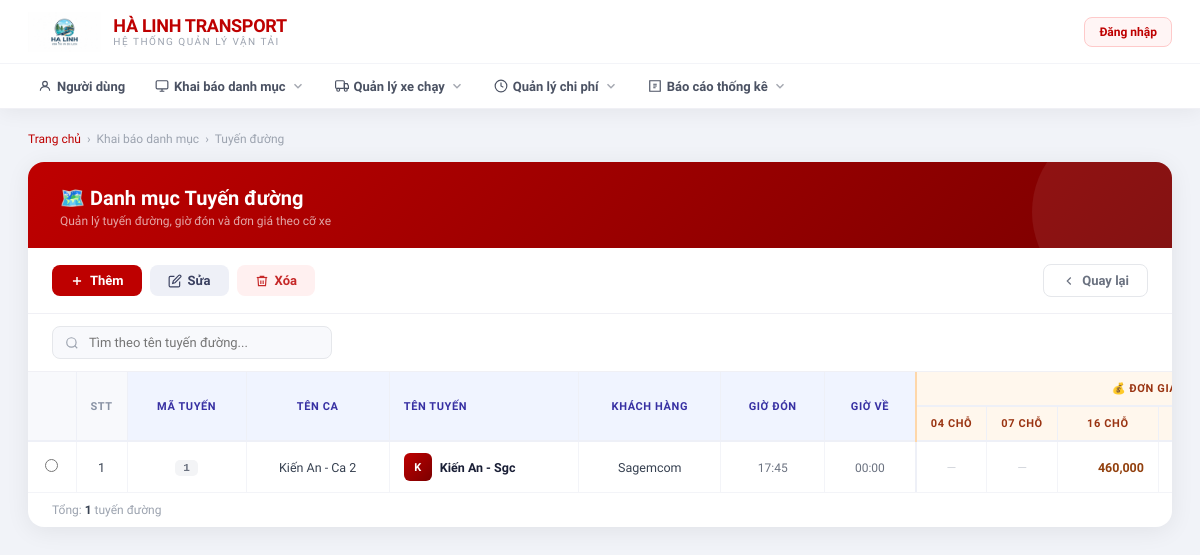
Page /danh_muc_tuyen_duong.php (signed in) on the earlier database version.
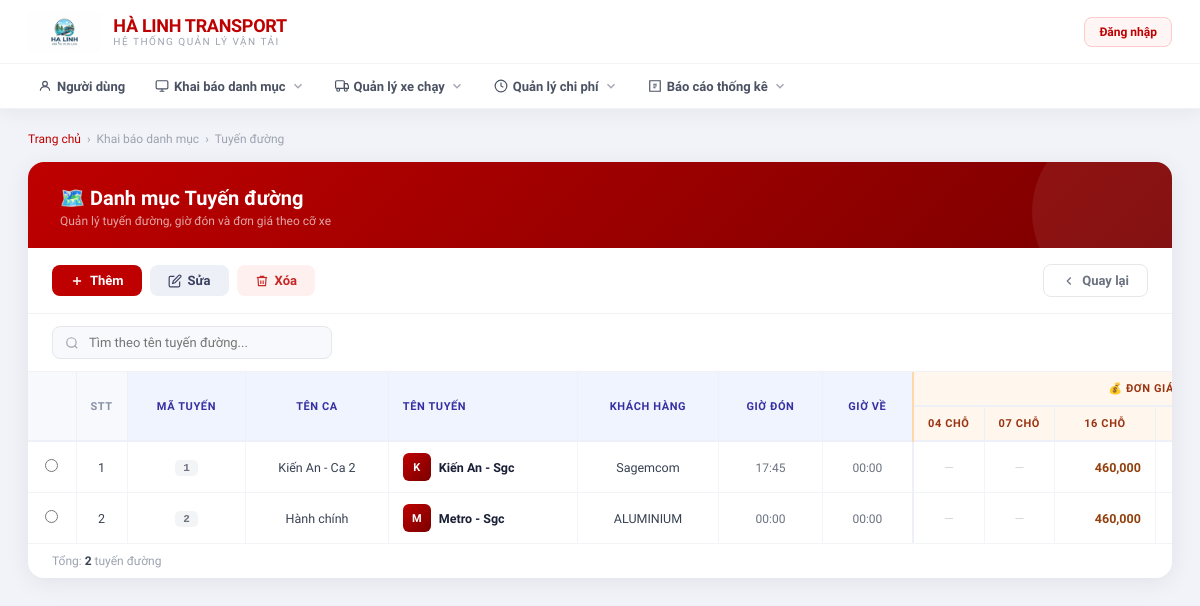
Same page on the later database version.
### tables this page shows
CREATE TABLE `danh_muc_tuyen_duong` (
  `id` int(11) NOT NULL,
  `ma_tuyen` varchar(20) DEFAULT NULL,
  `ten_ca` varchar(100) DEFAULT NULL,
  `ten_tuyen` varchar(255) DEFAULT NULL,
  `khach_hang` varchar(255) DEFAULT NULL,
  `gio_don` time DEFAULT NULL,
  `gio_ve` time DEFAULT NULL,
  `don_gia_04` decimal(15,2) DEFAULT 0.00,
  `don_gia_07` decimal(15,2) DEFAULT 0.00,
  `don_gia_16` decimal(15,2) DEFAULT 0.00,
  `don_gia_29` decimal(15,2) DEFAULT 0.00,
  `don_gia_34` decimal(15,2) DEFAULT 0.00,
  `don_gia_45` decimal(15,2) DEFAULT 0.00,
  `luong_xe_04` decimal(15,2) DEFAULT 0.00,
  `luong_xe_07` decimal(15,2) DEFAULT 0.00,
  `luong_xe_16` decimal(15,2) DEFAULT 0.00,
  `luong_xe_29` decimal(15,2) DEFAULT 0.00,
  `luong_xe_34` decimal(15,2) DEFAULT 0.00,
  `luong_xe_45` decimal(15,2) DEFAULT 0.00
);

### danh_muc_tuyen_duong.php (the view, shortened to what this page needs)
<?php
include 'conn.php';
$result = $conn->query("SELECT * FROM danh_muc_tuyen_duong ORDER BY id ASC");
$rows = [];
while ($row = $result->fetch_assoc()) $rows[] = $row;
?>
<!DOCTYPE html>
<html lang="vi">
<head>
</head>
<body>
<?php include 'navbar.php'; ?>
<div class="page-wrapper">
    <div class="breadcrumb">
        <a href="index.php">Trang chủ</a>
        <span>›</span>
        <span>Khai báo danh mục</span>
        <span>›</span>
        <span>Tuyến đường</span>
    </div>
    <div class="card">
        <div class="card-header">
            <h1>🗺️ Danh mục Tuyến đường</h1>
            <p>Quản lý tuyến đường, giờ đón và đơn giá theo cỡ xe</p>
        </div>
        <div class="toolbar">
            <button class="btn btn-primary" onclick="openModal('form_tuyen.php?action=add','THÊM MỚI TUYẾN ĐƯỜNG')">
                <svg width="14" height="14" fill="none" stroke="currentColor" stroke-width="2.5" viewBox="0 0 24 24"><path d="M12 5v14M5 12h14"/></svg>
                Thêm
            </button>
            <button class="btn btn-secondary" onclick="editSelected()">
                <svg width="14" height="14" fill="none" stroke="currentColor" stroke-width="2" viewBox="0 0 24 24"><path d="M11 4H4a2 2 0 0 0-2 2v14a2 2 0 0 0 2 2h14a2 2 0 0 0 2-2v-7"/><path d="M18.5 2.5a2.121 2.121 0 0 1 3 3L12 15l-4 1 1-4 9.5-9.5z"/></svg>
                Sửa
            </button>
            <button class="btn btn-danger" onclick="deleteSelected()">
                <svg width="14" height="14" fill="none" stroke="currentColor" stroke-width="2" viewBox="0 0 24 24"><polyline points="3 6 5 6 21 6"/><path d="M19 6l-1 14H6L5 6"/><path d="M10 11v6M14 11v6"/><path d="M9 6V4h6v2"/></svg>
                Xóa
            </button>
            <a href="index.php" class="btn btn-ghost">
                <svg width="14" height="14" fill="none" stroke="currentColor" stroke-width="2" viewBox="0 0 24 24"><path d="M15 18l-6-6 6-6"/></svg>
                Quay lại
            </a>
        </div>
        <div class="search-wrap">
            <input type="text" class="search-input" id="searchInput" placeholder="Tìm theo tên tuyến đường..." oninput="filterRows()">
        </div>
        <div class="table-wrap">
            <table id="routeTable">
                <thead>
                    <tr>
                        <th rowspan="2"></th>
                        <th rowspan="2">STT</th>
                        <th rowspan="2" class="th-group-info">Mã tuyến</th>
                        <th rowspan="2" class="th-group-info">Tên ca</th>
                        <th rowspan="2" class="th-group-info" style="text-align:left;">Tên tuyến</th>
                        <th rowspan="2" class="th-group-info">Khách hàng</th>
                        <th rowspan="2" class="th-group-info">Giờ đón</th>
                        <th rowspan="2" class="th-group-info">Giờ về</th>
                        <th colspan="6" class="th-group-price" style="border-left:2px solid #fed7aa;">💰 Đơn giá theo cỡ xe</th>
                    </tr>
                    <tr>
                        <th class="th-group-price" style="border-left:2px solid #fed7aa;">04 chỗ</th>
                        <th class="th-group-price">07 chỗ</th>
                        <th class="th-group-price">16 chỗ</th>
                        <th class="th-group-price">29 chỗ</th>
                    </tr>
                </thead>
                <tbody id="tableBody">
                <?php if (empty($rows)): ?>
                <tr><td colspan="20"><div class="empty">Chưa có tuyến đường nào</div></td></tr>
                <?php else: $stt = 1; foreach ($rows as $row):
                    $initial = strtoupper(mb_substr($row['ten_tuyen'], 0, 1));
                    $sizes = ['04','07','16','29','34','45'];
                ?>
                <tr onclick="selectRow(this, <?= $row['id'] ?>)">
                    <td><input type="radio" name="route_id" value="<?= $row['id'] ?>" onclick="event.stopPropagation(); selectRow(this.closest('tr'), <?= $row['id'] ?>)"></td>
                    <td><?= $stt++ ?></td>
                    <td><span class="code-badge"><?= htmlspecialchars($row['ma_tuyen']) ?></span></td>
                    <td><?= htmlspecialchars($row['ten_ca']) ?></td>
                    <td class="text-left">
                        <div class="route-cell">
                            <div class="route-icon"><?= $initial ?></div>
                            <span class="route-name"><?= htmlspecialchars($row['ten_tuyen']) ?></span>
                        </div>
                    </td>
                    <td><?= htmlspecialchars($row['khach_hang']) ?></td>
                    <td><span class="time-text"><?= substr($row['gio_don'], 0, 5) ?></span></td>
                    <td><span class="time-text"><?= substr($row['gio_ve'], 0, 5) ?></span></td>
                    <?php foreach ($sizes as $s):
                        $v = floatval($row["don_gia_$s"]);
                    ?>
                    <td class="<?= $v > 0 ? 'price-cell' : 'zero-cell' ?><?= $s === '04' ? ' sep-col' : '' ?>">
                        <?= $v > 0 ? number_format($v) : '—' ?>
                    </td>
                    <?php endforeach; ?>
                </tr>
                <?php endforeach; endif; ?>
                </tbody>
            </table>
        </div>
        <div class="table-footer">
            <span>Tổng: <strong id="rowCount"><?= count($rows) ?></strong> tuyến đường</span>
        </div>
    </div>
</div>
</body>
</html>

### navbar.php (shortened to what this page needs)
<header class="hl-navbar">
    <div class="hl-topbar">
        <a href="index.php" class="hl-logo">
            <img src="logo_ha_linh.png" alt="Hà Linh" onerror="this.style.display='none'">
            <div class="hl-logo-text">
                <strong>HÀ LINH TRANSPORT</strong>
                <span>Hệ thống quản lý vận tải</span>
            </div>
        </a>
        <div class="hl-user">
            <?php if (isset($_SESSION['fullname'])): ?>
                <div class="hl-user-info">
                    <div class="hl-avatar-sm">
                        <?= strtoupper(mb_substr($_SESSION['fullname'], 0, 1)) ?>
                    </div>
                    <div>
                        <div class="hl-user-name"><?= htmlspecialchars($_SESSION['fullname']) ?></div>
                        <div class="hl-user-role"><?= htmlspecialchars($_SESSION['role']) ?></div>
                    </div>
                </div>
                <a href="logout.php" class="hl-logout">
                    <svg width="13" height="13" fill="none" stroke="currentColor" stroke-width="2" viewBox="0 0 24 24">
                        <path d="M9 21H5a2 2 0 0 1-2-2V5a2 2 0 0 1 2-2h4"/>
                        <polyline points="16 17 21 12 16 7"/>
                        <line x1="21" y1="12" x2="9" y2="12"/>
                    </svg>
                    Đăng xuất
                </a>
            <?php else: ?>
                <a href="dn.php" class="hl-logout">Đăng nhập</a>
            <?php endif; ?>
        </div>
    </div>
    <nav class="hl-menubar">
        <?php if (isset($_SESSION['role']) && $_SESSION['role'] == 'Quản lý'): ?>
        <div class="hl-menu-item">
            <a href="quan_li_nguoi_dung.php" class="hl-menu-link">
                <svg width="14" height="14" fill="none" stroke="currentColor" stroke-width="2" viewBox="0 0 24 24"><circle cx="12" cy="8" r="4"/><path d="M4 20c0-4 3.6-7 8-7s8 3 8 7"/></svg>
                Người dùng
            </a>
        </div>
        <?php endif; ?>
        <div class="hl-menu-item">
            <a href="#" class="hl-menu-link">
                <svg width="14" height="14" fill="none" stroke="currentColor" stroke-width="2" viewBox="0 0 24 24"><rect x="2" y="3" width="20" height="14" rx="2"/><path d="M8 21h8M12 17v4"/></svg>
                Khai báo danh mục
                <svg class="hl-chevron" fill="none" stroke="currentColor" stroke-width="2.5" viewBox="0 0 24 24"><path d="M6 9l6 6 6-6"/></svg>
            </a>
        </div>
        <div class="hl-menu-item">
            <a href="#" class="hl-menu-link">
                <svg width="14" height="14" fill="none" stroke="currentColor" stroke-width="2" viewBox="0 0 24 24"><rect x="1" y="3" width="15" height="13" rx="2"/><path d="M16 8h5l2 4v4h-7V8z"/><circle cx="5.5" cy="18.5" r="2.5"/><circle cx="18.5" cy="18.5" r="2.5"/></svg>
                Quản lý xe chạy
                <svg class="hl-chevron" fill="none" stroke="currentColor" stroke-width="2.5" viewBox="0 0 24 24"><path d="M6 9l6 6 6-6"/></svg>
            </a>
        </div>
        <div class="hl-menu-item">
            <a href="#" class="hl-menu-link">
                <svg width="14" height="14" fill="none" stroke="currentColor" stroke-width="2" viewBox="0 0 24 24"><path d="M12 2C6.48 2 2 6.48 2 12s4.48 10 10 10 10-4.48 10-10S17.52 2 12 2z"/><path d="M12 6v6l4 2"/></svg>
                Quản lý chi phí
                <svg class="hl-chevron" fill="none" stroke="currentColor" stroke-width="2.5" viewBox="0 0 24 24"><path d="M6 9l6 6 6-6"/></svg>
            </a>
        </div>
        <div class="hl-menu-item">
            <a href="#" class="hl-menu-link">
                <svg width="14" height="14" fill="none" stroke="currentColor" stroke-width="2" viewBox="0 0 24 24"><path d="M3 3h18v18H3z"/><path d="M9 9h6M9 12h6M9 15h4"/></svg>
                Báo cáo thống kê
                <svg class="hl-chevron" fill="none" stroke="currentColor" stroke-width="2.5" viewBox="0 0 24 24"><path d="M6 9l6 6 6-6"/></svg>
            </a>
        </div>
    </nav>
</header>

### danh_muc_tuyen_duong.php (style rules this page uses)
*, *::before, *::after { box-sizing: border-box; margin: 0; padding: 0; }
body { font-family: 'Be Vietnam Pro', sans-serif; background: #f1f3f8; color: #1a1f36; min-height: 100vh; }
.page-wrapper { margin: 24px 28px; padding: 0 0 40px; }
.breadcrumb { display: flex; align-items: center; gap: 6px; margin-bottom: 16px; font-size: 12px; color: #9ca3af; }
.breadcrumb a { color: #be0000; text-decoration: none; font-weight: 500; }
.card { background: #fff; border-radius: 16px; box-shadow: 0 4px 24px rgba(0,0,0,.07); overflow: hidden; }
.card-header { background: linear-gradient(135deg, #be0000 0%, #7b0000 100%); padding: 24px 32px 20px; position: relative; overflow: hidden; }
.card-header::after { content: ''; position: absolute; right: -40px; top: -40px; width: 180px; height: 180px; border-radius: 50%; background: rgba(255,255,255,.07); }
.card-header h1 { color: #fff; font-size: 20px; font-weight: 700; position: relative; }
.card-header p { color: rgba(255,255,255,.65); font-size: 12px; margin-top: 4px; position: relative; }
.toolbar { display: flex; gap: 8px; padding: 16px 24px; border-bottom: 1px solid #f0f0f5; flex-wrap: wrap; align-items: center; }
.btn { display: inline-flex; align-items: center; gap: 6px; padding: 8px 18px; border-radius: 8px; font-family: inherit; font-size: 13px; font-weight: 600; cursor: pointer; border: none; transition: all .18s; text-decoration: none; }
.btn-primary { background: #be0000; color: #fff; }
.btn-secondary { background: #eef0f7; color: #3a4060; }
.btn-danger { background: #fff0f0; color: #c62828; }
.btn-ghost { background: transparent; color: #6b7280; border: 1px solid #e5e7eb; margin-left: auto; }
.search-wrap { padding: 12px 24px; border-bottom: 1px solid #f0f0f5; }
.search-input { width: 280px; padding: 8px 14px 8px 36px; border: 1px solid #e5e7eb; border-radius: 8px; font-family: inherit; font-size: 13px; color: #374151; transition: border-color .15s, box-shadow .15s; }
.table-wrap { overflow-x: auto; max-height: calc(100vh - 340px); overflow-y: auto; }
table { width: 100%; border-collapse: collapse; min-width: 2000px; }
thead tr { background: #f8f9fc; border-bottom: 2px solid #eef0f7; }
thead tr:first-child th { position: sticky; top: 0; z-index: 10; }
.th-group-info { background: #f0f4ff !important; color: #3730a3 !important; }
.th-group-price { background: #fff7ed !important; color: #9a3412 !important; }
th { padding: 10px 14px; text-align: center; font-size: 11px; font-weight: 700; text-transform: uppercase; letter-spacing: .6px; color: #8892a4; border-right: 1px solid #eef0f7; white-space: nowrap; background: #f8f9fc; }
th:first-child { width: 48px; }
th:nth-child(2) { width: 48px; }
tbody tr { border-bottom: 1px solid #f3f4f8; transition: background .12s; cursor: pointer; }
tbody tr:last-child { border-bottom: none; }
td { padding: 11px 14px; font-size: 12.5px; color: #374151; border-right: 1px solid #f3f4f8; white-space: nowrap; text-align: center; }
td.text-left { text-align: left; }
.route-cell { display: flex; align-items: center; gap: 8px; }
.route-icon { width: 28px; height: 28px; border-radius: 6px; background: linear-gradient(135deg, #be0000, #7b0000); color: #fff; font-size: 11px; font-weight: 700; display: flex; align-items: center; justify-content: center; flex-shrink: 0; }
.route-name { font-weight: 600; color: #1a1f36; text-align: left; }
.code-badge { display: inline-block; padding: 2px 8px; border-radius: 5px; background: #f3f4f6; color: #6b7280; font-size: 11px; font-weight: 600; font-family: monospace; }
.time-text { font-size: 12px; color: #6b7280; font-variant-numeric: tabular-nums; }
.price-cell { text-align: right !important; font-weight: 600; color: #92400e; }
.zero-cell { color: #d1d5db !important; }
.sep-col { border-left: 2px solid #eef0f7 !important; }
.table-footer { padding: 10px 24px; border-top: 1px solid #f3f4f8; font-size: 12px; color: #9ca3af; display: flex; justify-content: space-between; align-items: center; }
.table-footer strong { color: #374151; }

Differences in the rows shown:
added danh_muc_tuyen_duong: ma_tuyen "2", ten_ca "Hành chính", ten_tuyen "M", ten_tuyen "Metro - Sgc", khach_hang "ALUMINIUM", gio_don "00:00", gio_ve "00:00", don_gia_16 "460,000"
Other differences:
count($rows): "1" → "2"
